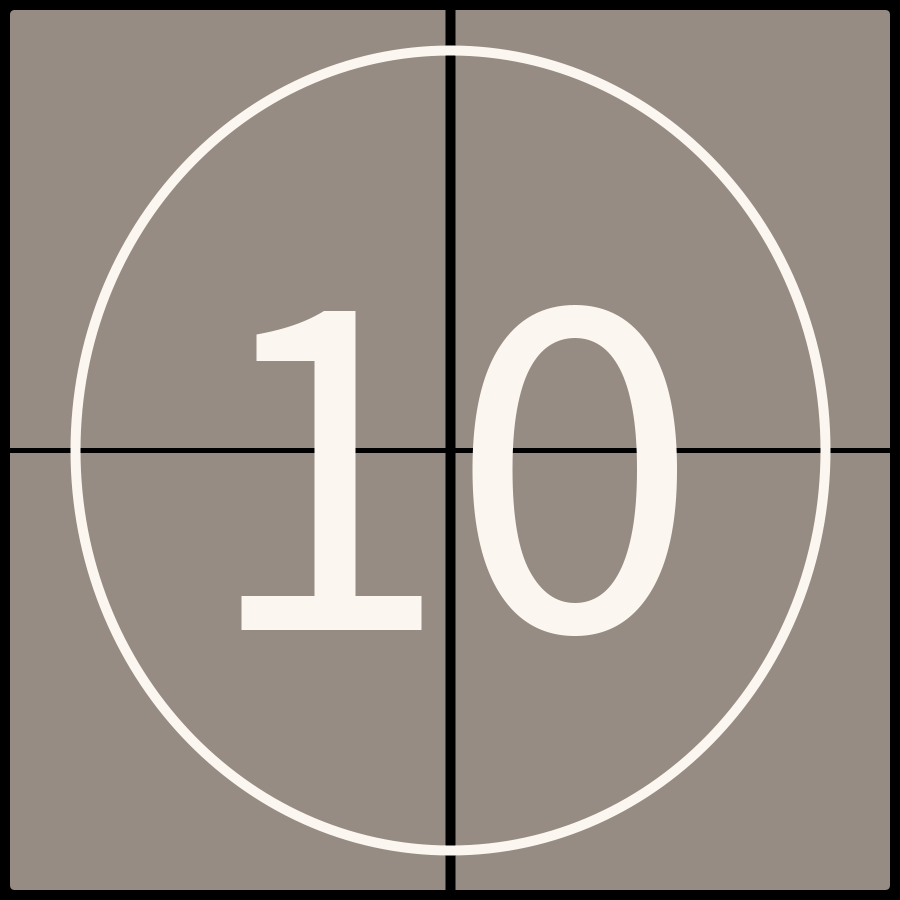
Frame 1 (no input)
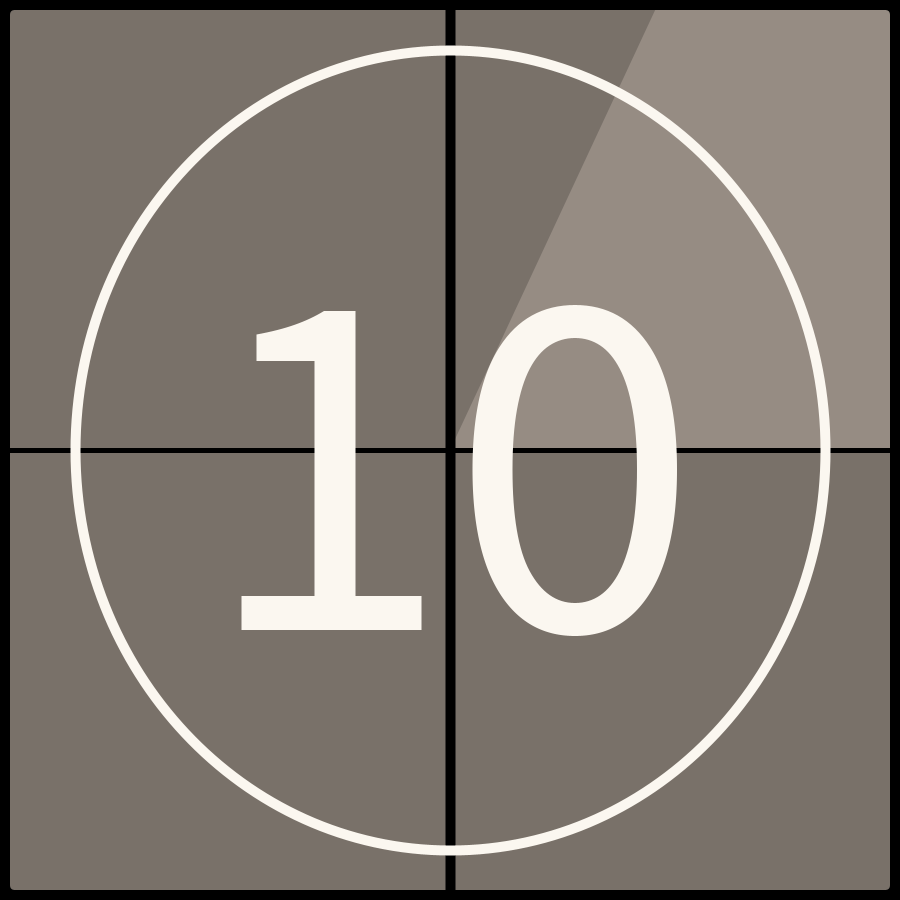
Frame 60 (the mouse pressed at the canvas centre just before this capture)
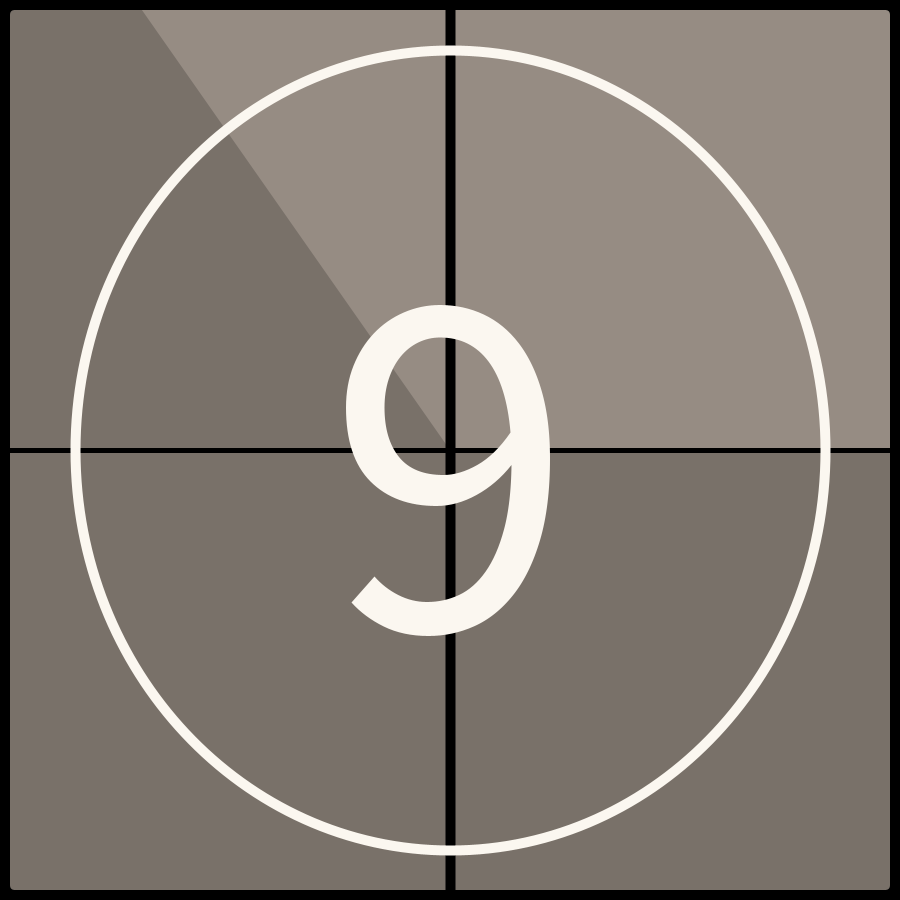
Frame 120 (the mouse held since frame 60 and released just before this capture)

The Processing sketch that drew these frames (run headless with seeded random() and noise(); from frame 60 on, the mouse is pressed at the canvas centre):

// Processing sketch: MovieCountDown
// ── MovieCountDown.pde
float rectposX;
float rectposY;
int degree = 0;
int alphaValue = 50;
int i = 10;

void setup() {
  size(900, 900);
  rectMode(CENTER);
  textAlign(CENTER);
  smooth(2);
  rectposX = width/2;
  rectposY = height/2;
}


void draw() {
  background(0);

  noStroke();
  fill(color(#968c83));
  rect(rectposX, rectposY, width - 20, height - 20, 5);
  if (frameCount % 10 == 0) {
    rectposY += 20;
  } else {
    rectposY = height/2;
  }

  stroke(0);
  strokeWeight(5);
  line(0, height/2, width, height/2);
  strokeWeight(10);
  line(width/2, 0, width/2, height);

  fill(0, 0, 0, alphaValue);
  noStroke();
  arc(width/2, height/2, width * 1.5, height * 1.5, 0, radians(degree), PIE);
  degree += 5;
  degree %= 360;

  noFill();
  stroke(color(#fbf7f0));
  ellipse(width/2, height/2, width - 150, height - 100);

  fill(color(#fbf7f0));
  textSize(500);
  text(i, width/2, height/2 + 180);
  if (degree == 0) {
    i -= 1;
  }

  if (i < 0) {
    exit();
  }
}
